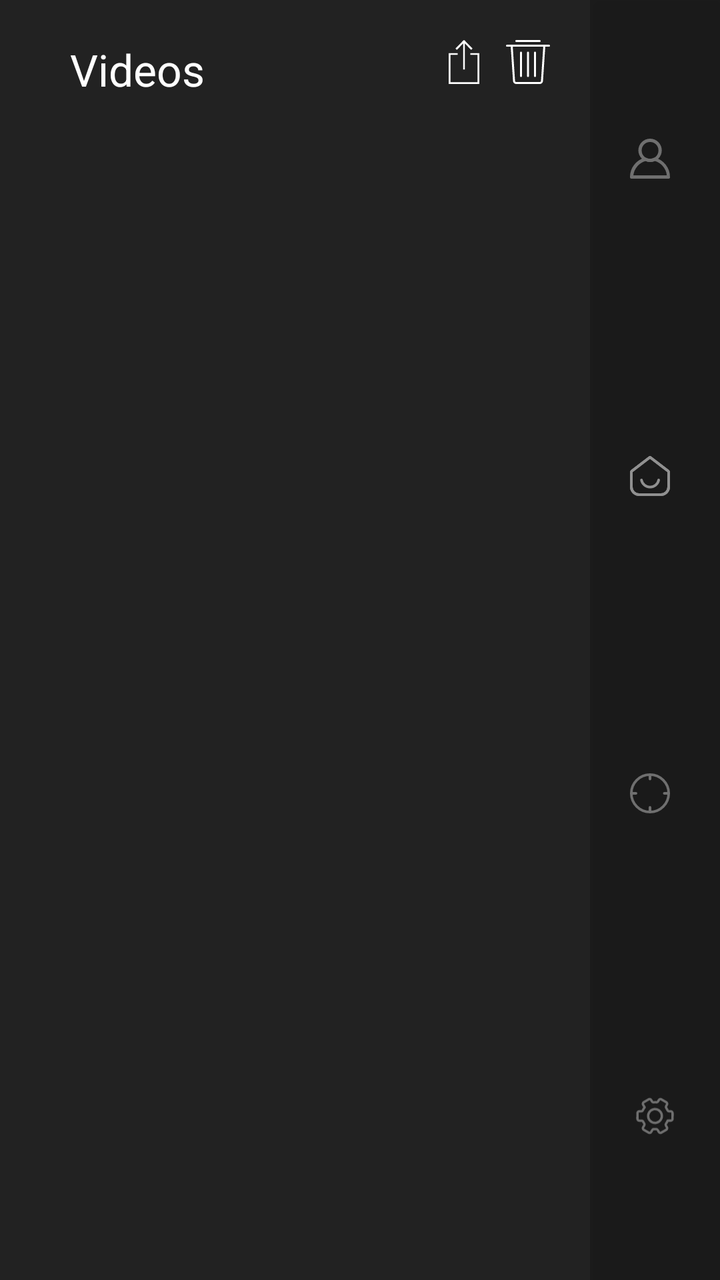
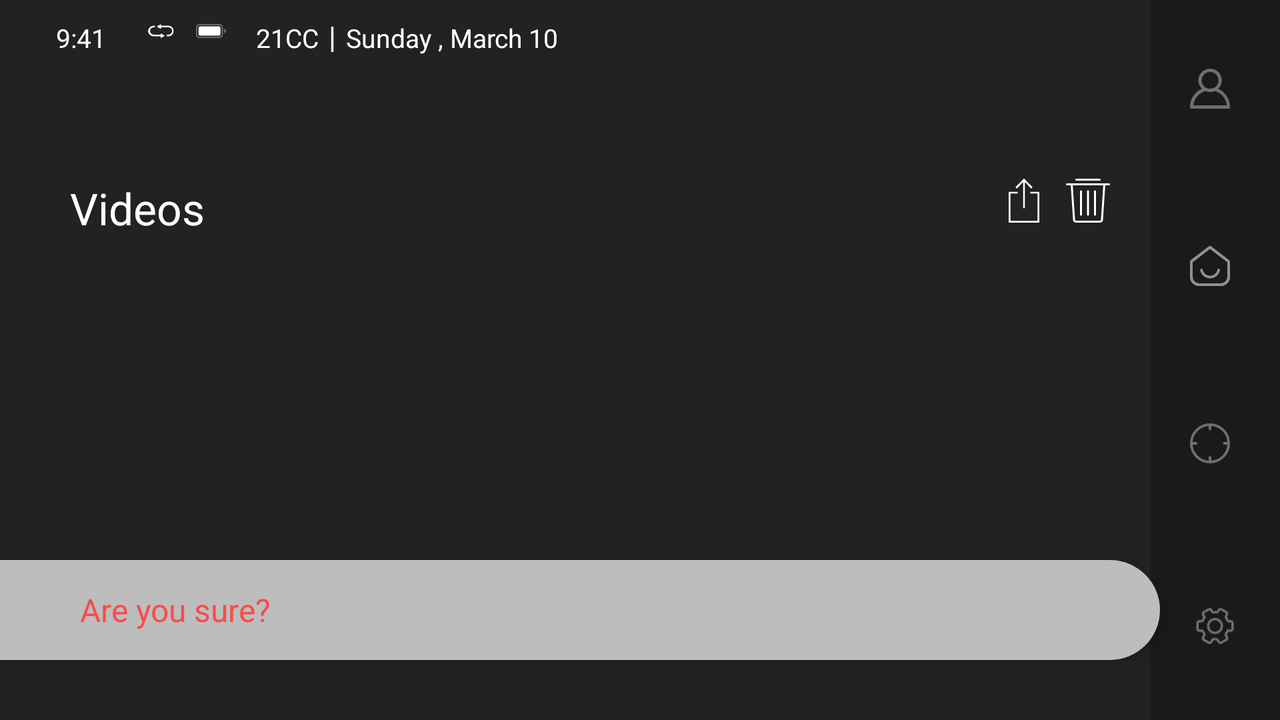

First picture: res/layout/ on a phone held upright. Second picture: the repository's own variant of that layout, on a device whose configuration matches the variant's folder. Source for both follows.
<!-- AndroidManifest.xml: activity theme FullscreenTheme -->
<!-- res/layout/activity_video_list.xml -->
<?xml version="1.0" encoding="utf-8"?>
<RelativeLayout xmlns:android="http://schemas.android.com/apk/res/android"
                xmlns:app="http://schemas.android.com/apk/res-auto"
                xmlns:tools="http://schemas.android.com/tools"
                android:layout_width="match_parent"
                android:layout_height="match_parent"
                tools:context="com.ictit.squenda.activities.LivingRoomActivity"
                android:background="@color/colorBackGround">
    <FrameLayout
            android:id="@+id/rl_main_menu"
            android:layout_width="wrap_content"
            android:layout_height="match_parent"
            android:layout_alignParentRight="true"
            android:elevation="4dp"
            android:alpha=".5"
            android:background="@color/black_overlay"
    >
        <LinearLayout

                android:layout_width="wrap_content"
                android:layout_height="match_parent"
                android:orientation="vertical"
                android:weightSum="1"
        >
            <androidx.appcompat.widget.AppCompatImageView
                    android:id="@+id/btn_profile_video_list"
                    android:layout_width="20dp"
                    android:layout_height="20dp"
                    android:layout_weight=".25"
                    android:layout_margin="20dp"
                    android:tint="@color/colorlightGray"
                    android:background="@drawable/ripple"
                    android:src="@drawable/ic_profile"/>
            <androidx.appcompat.widget.AppCompatImageView
                    android:id="@+id/btn_home_video_list"
                    android:layout_width="20dp"
                    android:layout_height="20dp"
                    android:layout_weight=".25"
                    android:layout_margin="20dp"
                    android:background="@drawable/ripple"
                    android:src="@drawable/ic_home"/>

            <androidx.appcompat.widget.AppCompatImageView
                    android:id="@+id/btn_location_video_list"
                    android:layout_width="20dp"
                    android:layout_height="20dp"
                    android:layout_margin="20dp"
                    android:layout_weight=".25"
                    android:background="@drawable/ripple"
                    android:tint="@color/colorlightGray"
                    android:src="@drawable/ic_loc" />
            <androidx.appcompat.widget.AppCompatImageView
                    android:id="@+id/btn_setting_video_list"
                    android:layout_width="25dp"
                    android:layout_height="25dp"
                    android:layout_weight=".25"
                    android:layout_margin="20dp"
                    android:background="@drawable/ripple"
                    android:tint="@color/colorlightGray"
                    android:src="@drawable/ic_setting"/>

        </LinearLayout>
    </FrameLayout>
    <RelativeLayout
            android:id="@+id/rl_title"
            android:layout_width="match_parent"
            android:layout_height="wrap_content"
            android:layout_marginLeft="35dp"
            android:layout_marginRight="20dp"
            android:layout_marginTop="20dp"
            android:layout_toLeftOf="@+id/rl_main_menu">
        <TextView
                android:id="@+id/txt_title"
                android:layout_width="wrap_content"
                android:layout_height="wrap_content"
                android:text="@string/videos"
                android:textColor="@android:color/white"
                android:textSize="22sp"
        />
        <androidx.appcompat.widget.AppCompatImageView
                android:id="@+id/btn_trash"
                android:layout_width="22dp"
                android:layout_height="22dp"
                android:layout_alignParentRight="true"
                android:background="@drawable/ripple"
                android:tint="@android:color/white"
                android:src="@drawable/ic_trash"/>
        <androidx.appcompat.widget.AppCompatImageView
                android:id="@+id/btn_share"
                android:layout_width="22dp"
                android:layout_height="22dp"
                android:layout_toLeftOf="@+id/btn_trash"
                android:layout_marginRight="10dp"
                android:tint="@android:color/white"
                android:background="@drawable/ripple"
                android:src="@drawable/ic_share"/>
    </RelativeLayout>


    <androidx.recyclerview.widget.RecyclerView
            android:id="@+id/recycle_videos"
            android:layout_width="match_parent"
            android:layout_height="wrap_content"
            android:layout_below="@+id/rl_title"
            android:layout_margin="15dp"
            android:layout_toLeftOf="@id/rl_main_menu">

    </androidx.recyclerview.widget.RecyclerView>

</RelativeLayout>
<!-- resources referenced by this layout -->
<resources>
  <color name="black_overlay">#66000000</color>
  <color name="colorBackGround">#222222</color>
  <color name="colorlightGray">#BDBDBD</color>
  <!-- drawable ic_profile (drawable) -->
  <vector xmlns:android="http://schemas.android.com/apk/res/android" xmlns:aapt="http://schemas.android.com/aapt"
      android:viewportWidth="44.941"
      android:viewportHeight="45.102"
      android:width="44.941dp"
      android:height="45.102dp">
      <group
          android:translateX="-0.001">
          <group
              android:translateY="21.346">
              <group
                  android:translateX="-4"
                  android:translateY="-15.359">
                  <path
                      android:pathData="M47.222 39.115H5.879A1.775 1.775 0 0 1 4 37.236a22.352 22.352 0 0 1 16.913 -21.8 1.65 1.65 0 0 1 1.315 0.188 9.554 9.554 0 0 0 8.457 0A3.2 3.2 0 0 1 32 15.436a22.513 22.513 0 0 1 16.913 21.8A1.555 1.555 0 0 1 47.222 39.115ZM7.758 35.357H45.343A18.963 18.963 0 0 0 32 19.195a12.841 12.841 0 0 1 -10.524 0A19.369 19.369 0 0 0 7.758 35.357Z"
                      android:fillColor="#FFFFFF" />
              </group>
          </group>
          <group
              android:translateX="9.396">
              <group
                  android:translateX="-9"
                  android:translateY="-4">
                  <path
                      android:pathData="M22.155 30.31A13.155 13.155 0 1 1 35.309 17.155 13.074 13.074 0 0 1 22.155 30.31Zm0 -22.551a9.3 9.3 0 0 0 -9.4 9.4 9.4 9.4 0 1 0 18.792 0A9.3 9.3 0 0 0 22.155 7.759Z"
                      android:fillColor="#FFFFFF" />
              </group>
          </group>
      </group>
  </vector>
  <!-- drawable ic_share (drawable) -->
  <vector xmlns:android="http://schemas.android.com/apk/res/android" xmlns:aapt="http://schemas.android.com/aapt"
      android:viewportWidth="13.566"
      android:viewportHeight="19.312"
      android:width="13.566dp"
      android:height="19.312dp">
      <group
          android:translateX="-6.5"
          android:translateY="-3.3">
          <group
              android:translateY="-1.454">
              <path
                  android:pathData="M19.667 10.5H16.076v0.8h3.192v11.97H7.3V11.3H10.49v-0.8H6.5V24.066H20.066V10.5Z"
                  android:fillColor="#FAFAFA" />
          </group>
          <group
              android:translateX="-0.768">
              <path
                  android:pathData="M11.178 7.37l2.474 -2.554V16.228h0.8V4.816L16.923 7.37l0.319 0.239 0.559 -0.559 -0.239 -0.319L14.37 3.539 14.051 3.3l-0.319 0.239L10.539 6.731l-0.239 0.319 0.559 0.559Z"
                  android:fillColor="#FAFAFA" />
          </group>
      </group>
  </vector>
  <!-- drawable ripple (drawable) -->
  <?xml version="1.0" encoding="utf-8"?>
  <ripple xmlns:android="http://schemas.android.com/apk/res/android"
      android:color="@color/colorFillAllDevices"
      >
  </ripple>
  <string name="videos">Videos</string>
  <style name="FullscreenTheme" parent="AppTheme">
          <item name="android:actionBarStyle">@style/FullscreenActionBarStyle</item>
          <item name="android:windowActionBarOverlay">true</item>
          <item name="android:windowBackground">@null</item>
          <item name="metaButtonBarStyle">?android:attr/buttonBarStyle</item>
          <item name="metaButtonBarButtonStyle">?android:attr/buttonBarButtonStyle</item>
      </style>
  <color name="colorFillAllDevices">#514F50</color>
  <style name="AppTheme" parent="Theme.AppCompat.NoActionBar">
          
          <item name="android:windowTranslucentNavigation">false</item>
          <item name="android:windowNoTitle">true</item>
          <item name="android:windowActionBar">true</item>
          <item name="android:windowFullscreen">true</item>
          <item name="android:windowContentOverlay">@null</item>
          <item name="android:windowDrawsSystemBarBackgrounds">false</item>
      </style>
  <style name="FullscreenActionBarStyle" parent="Widget.AppCompat.ActionBar">
          <item name="android:background">@color/black_overlay</item>
      </style>
</resources>
<!-- res/layout-land/activity_video_list.xml (the repository's variant of the layout above) -->
<!-- drawn on the phone turned sideways -->
<?xml version="1.0" encoding="utf-8"?>
<RelativeLayout xmlns:android="http://schemas.android.com/apk/res/android"
                xmlns:app="http://schemas.android.com/apk/res-auto"
                xmlns:tools="http://schemas.android.com/tools"
                android:layout_width="match_parent"
                android:layout_height="match_parent"
                tools:context=".activities.VideoListActivity"
                android:background="@color/colorBackGround">
    <FrameLayout
            android:id="@+id/fr_status"
            android:layout_width="match_parent"
            android:layout_height="wrap_content"
            android:layout_alignParentLeft="true"

            android:layout_alignParentTop="true"
            android:elevation="4dp"
    >
        <RelativeLayout
                android:layout_width="match_parent"
                android:layout_height="wrap_content">
            <LinearLayout
                    android:id="@+id/rl_status"
                    android:layout_width="match_parent"
                    android:layout_height="wrap_content"
                    android:orientation="horizontal"

                    android:padding="8dp"
            >

                <TextView
                        android:id="@+id/txt_time_video_list"
                        android:layout_width="wrap_content"
                        android:layout_height="wrap_content"
                        android:textSize="13sp"

                        android:layout_marginLeft="20dp"
                        android:text="9:41"
                        android:textColor="@android:color/white"

                />
                <androidx.appcompat.widget.AppCompatImageView
                        android:id="@+id/img_handset_connected"
                        android:layout_width="15sp"
                        android:layout_height="15sp"
                        android:layout_marginLeft="20dp"
                        android:layout_marginRight="5dp"
                        android:src="@drawable/ic_handset_connected"
                />
                <androidx.appcompat.widget.AppCompatImageView
                        android:id="@+id/img_battery"
                        android:layout_width="15sp"
                        android:layout_height="15sp"
                        android:layout_marginLeft="5dp"
                        android:layout_marginRight="5dp"
                        android:src="@drawable/ic_battery"
                />


                <TextView
                        android:id="@+id/txt_tempreture"
                        android:layout_width="wrap_content"
                        android:layout_height="wrap_content"
                        android:textSize="13sp"
                        android:layout_marginLeft="10dp"
                        android:textColor="@android:color/white"
                        android:text="21C"
                />

                <TextView
                        android:layout_width="wrap_content"
                        android:layout_height="wrap_content"
                        android:textSize="13sp"
                        android:textColor="@android:color/white"
                        android:text="C"
                />
                <TextView
                        android:layout_width="wrap_content"
                        android:layout_height="wrap_content"
                        android:textSize="15sp"
                        android:layout_marginLeft="5dp"
                        android:textColor="@android:color/white"
                        android:text="|"
                />
                <TextView
                        android:id="@+id/txt-date_video_list"
                        android:layout_width="wrap_content"
                        android:layout_height="wrap_content"
                        android:textSize="13sp"
                        android:layout_marginLeft="5dp"
                        android:textColor="@android:color/white"
                        android:text="Sunday , March 10"
                />
            </LinearLayout>
            <androidx.appcompat.widget.AppCompatImageView
                    android:id="@+id/img_back_video_list"
                    android:layout_width="23dp"
                    android:layout_height="23dp"
                    android:layout_below="@+id/rl_status"
                    android:layout_marginLeft="30dp"
                    android:tint="@android:color/white"
                    android:src="@drawable/ic_arrow_back_black_24dp"
                    android:layout_marginTop="10dp"
            />
        </RelativeLayout>

    </FrameLayout>
    <FrameLayout
            android:id="@+id/rl_main_menu"
            android:layout_width="wrap_content"
            android:layout_height="match_parent"
            android:layout_alignParentRight="true"
            android:elevation="4dp"
            android:alpha=".5"
            android:background="@color/black_overlay"
    >
        <LinearLayout

                android:layout_width="wrap_content"
                android:layout_height="match_parent"
                android:orientation="vertical"
                android:weightSum="1"
        >
            <androidx.appcompat.widget.AppCompatImageView
                    android:id="@+id/btn_profile_video_list"
                    android:layout_width="20dp"
                    android:layout_height="20dp"
                    android:layout_weight=".25"
                    android:layout_margin="20dp"
                    android:tint="@color/colorlightGray"
                    android:background="@drawable/ripple"
                    android:src="@drawable/ic_profile"/>
            <androidx.appcompat.widget.AppCompatImageView
                    android:id="@+id/btn_home_video_list"
                    android:layout_width="20dp"
                    android:layout_height="20dp"
                    android:layout_weight=".25"
                    android:layout_margin="20dp"
                    android:background="@drawable/ripple"
                    android:src="@drawable/ic_home"/>

            <androidx.appcompat.widget.AppCompatImageView
                    android:id="@+id/btn_location_video_list"
                    android:layout_width="20dp"
                    android:layout_height="20dp"
                    android:layout_margin="20dp"
                    android:layout_weight=".25"
                    android:background="@drawable/ripple"
                    android:tint="@color/colorlightGray"
                    android:src="@drawable/ic_loc" />
            <androidx.appcompat.widget.AppCompatImageView
                    android:id="@+id/btn_setting_video_list"
                    android:layout_width="25dp"
                    android:layout_height="25dp"
                    android:layout_weight=".25"
                    android:layout_margin="20dp"
                    android:background="@drawable/ripple"
                    android:tint="@color/colorlightGray"
                    android:src="@drawable/ic_setting"/>

        </LinearLayout>
    </FrameLayout>
    <RelativeLayout
            android:id="@+id/rl_title"
            android:layout_width="match_parent"
            android:layout_height="wrap_content"
            android:layout_below="@id/fr_status"
            android:layout_marginLeft="35dp"
            android:layout_marginRight="20dp"
            android:layout_marginTop="20dp"
            android:layout_toLeftOf="@+id/rl_main_menu">
        <TextView
                android:id="@+id/txt_title"
                android:layout_width="wrap_content"
                android:layout_height="wrap_content"
                android:text="@string/videos"
                android:textColor="@android:color/white"
                android:textSize="22sp"
        />
        <androidx.appcompat.widget.AppCompatImageView
                android:id="@+id/btn_trash"
                android:layout_width="22dp"
                android:layout_height="22dp"
                android:layout_alignParentRight="true"
                android:background="@drawable/ripple"
                android:tint="@android:color/white"
                android:src="@drawable/ic_trash"/>
        <androidx.appcompat.widget.AppCompatImageView
                android:id="@+id/btn_share"
                android:layout_width="22dp"
                android:layout_height="22dp"
                android:layout_toLeftOf="@+id/btn_trash"
                android:layout_marginRight="10dp"
                android:tint="@android:color/white"
                android:background="@drawable/ripple"
                android:src="@drawable/ic_share"/>
    </RelativeLayout>


    <androidx.recyclerview.widget.RecyclerView
            android:id="@+id/recycle_videos"
            android:layout_width="match_parent"
            android:layout_height="wrap_content"
            android:layout_below="@+id/rl_title"
            android:layout_margin="15dp"
            android:layout_toLeftOf="@id/rl_main_menu">

    </androidx.recyclerview.widget.RecyclerView>

    <FrameLayout
            android:id="@+id/fr_msg"
            android:layout_width="580dp" android:layout_height="50dp"
            android:layout_alignParentBottom="true"
            android:layout_marginBottom="30dp"

            android:elevation="4dp"
            android:background="@drawable/activation_code_msg"

    >
        <RelativeLayout

                android:layout_width="match_parent"
                android:layout_height="match_parent"

        >

            <TextView
                    android:id="@+id/txt_err"
                    android:layout_width="wrap_content"
                    android:layout_height="wrap_content"
                    android:text="@string/are_you_sure"
                    android:textColor="@color/colorRed"

                    android:textSize="16sp"
                    android:layout_centerVertical="true"
                    android:layout_marginLeft="40dp"
            />

            <androidx.appcompat.widget.AppCompatImageView
                    android:id="@+id/btn_check"
                    android:layout_width="28dp"
                    android:layout_height="28dp"
                    android:src="@drawable/ic_check"
                    android:layout_centerVertical="true"
                    android:layout_alignParentEnd="true"
                    android:tint="@color/colorRed"
                    android:layout_marginRight="20dp"
                    android:background="@drawable/ripple"
            />

        </RelativeLayout>

    </FrameLayout>

</RelativeLayout>
<!-- resources referenced by the variant -->
<!-- as the phone turned sideways resolves them -->
<resources>
  <color name="black_overlay">#66000000</color>
  <color name="colorBackGround">#222222</color>
  <color name="colorRed">#F84C4C</color>
  <color name="colorlightGray">#BDBDBD</color>
  <!-- drawable activation_code_msg (drawable) -->
  <shape xmlns:android="http://schemas.android.com/apk/res/android"
         android:shape="rectangle">
  
      <solid android:color="@color/colorlightGray"/>
  
      <corners
              android:bottomLeftRadius="0dp"
              android:bottomRightRadius="160dp"
              android:topLeftRadius="0dp"
              android:topRightRadius="160dp"/>
  
  </shape>
  <!-- drawable ic_share (drawable) -->
  <vector xmlns:android="http://schemas.android.com/apk/res/android" xmlns:aapt="http://schemas.android.com/aapt"
      android:viewportWidth="13.566"
      android:viewportHeight="19.312"
      android:width="13.566dp"
      android:height="19.312dp">
      <group
          android:translateX="-6.5"
          android:translateY="-3.3">
          <group
              android:translateY="-1.454">
              <path
                  android:pathData="M19.667 10.5H16.076v0.8h3.192v11.97H7.3V11.3H10.49v-0.8H6.5V24.066H20.066V10.5Z"
                  android:fillColor="#FAFAFA" />
          </group>
          <group
              android:translateX="-0.768">
              <path
                  android:pathData="M11.178 7.37l2.474 -2.554V16.228h0.8V4.816L16.923 7.37l0.319 0.239 0.559 -0.559 -0.239 -0.319L14.37 3.539 14.051 3.3l-0.319 0.239L10.539 6.731l-0.239 0.319 0.559 0.559Z"
                  android:fillColor="#FAFAFA" />
          </group>
      </group>
  </vector>
  <!-- drawable ripple (drawable) -->
  <?xml version="1.0" encoding="utf-8"?>
  <ripple xmlns:android="http://schemas.android.com/apk/res/android"
      android:color="@color/colorFillAllDevices"
      >
  </ripple>
  <string name="are_you_sure">Are you sure?</string>
  <string name="videos">Videos</string>
  <style name="FullscreenTheme" parent="AppTheme">
          <item name="android:actionBarStyle">@style/FullscreenActionBarStyle</item>
          <item name="android:windowActionBarOverlay">true</item>
          <item name="android:windowBackground">@null</item>
          <item name="metaButtonBarStyle">?android:attr/buttonBarStyle</item>
          <item name="metaButtonBarButtonStyle">?android:attr/buttonBarButtonStyle</item>
      </style>
  <color name="colorFillAllDevices">#514F50</color>
  <style name="AppTheme" parent="Theme.AppCompat.NoActionBar">
          
          <item name="android:windowTranslucentNavigation">false</item>
          <item name="android:windowNoTitle">true</item>
          <item name="android:windowActionBar">true</item>
          <item name="android:windowFullscreen">true</item>
          <item name="android:windowContentOverlay">@null</item>
          <item name="android:windowDrawsSystemBarBackgrounds">false</item>
      </style>
  <style name="FullscreenActionBarStyle" parent="Widget.AppCompat.ActionBar">
          <item name="android:background">@color/black_overlay</item>
      </style>
</resources>
